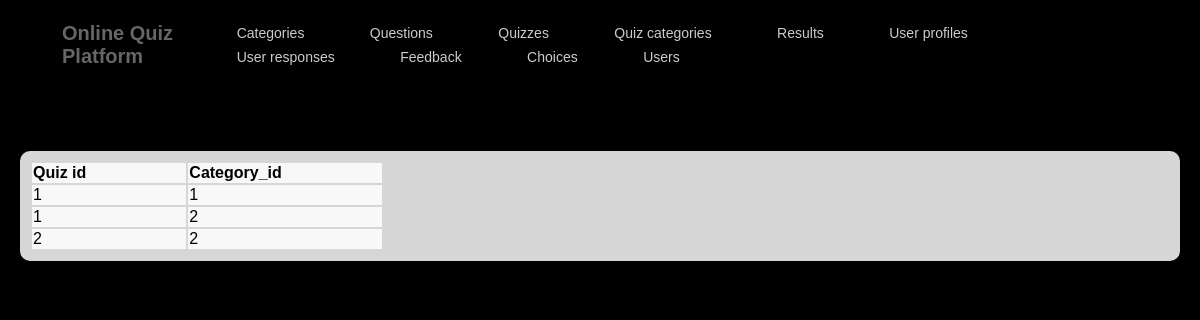
/quizcategories.php, run on the app's committed database.
### tables this page shows
CREATE TABLE `quizcategories` (
  `quiz_id` int(11) NOT NULL,
  `category_id` int(11) NOT NULL
);

### quizcategories.php (the view, shortened to what this page needs)
<!DOCTYPE html>
<html lang="en">
<head>
    <link rel="stylesheet" href="style.css">
</head>
<header>
        <nav>
            <div class="vertical-container">
                <div class="logo">
                    <p>Online Quiz Platform</p>
                </div>
            </div>
            <ul>
                <div class="vertical-container">
				<li><a href="index.php">Categories</a></li>
                    <li><a href="questions.php">Questions</a></li>
					<li><a href="quizzes.php">Quizzes</a></li>
                    <li><a href="quizcategories.php">Quiz categories </a></li>
                    <li><a href="results.php">Results</a></li>
                    <li><a href="userprofiles.php">User profiles</a></li>
                    <li><a href="userresponses.php">User responses</a></li>
                    <li><a href="feedback.php">Feedback</a></li>
                    <li><a href="choices.php">Choices</a></li>
                    <li><a href="users.php">Users</a></li>
            </ul>
        </nav>
    </header>
    <section>
		<h4><center>categories</center></h4>
		<div class="container">
		<table>
        <center>
			<thead>
				<tr>
				    <th>Quiz id</th>
				    <th>Category_id</th>
				</tr>
			</thead>
			<tbody>
				<?php
				$conn = mysqli_connect("localhost", "root", "", "online_quiz_platform");
				$sql = "SELECT * FROM quizcategories";
				$result = mysqli_query($conn, $sql);
				if (mysqli_num_rows($result) > 0) {
					while($row = mysqli_fetch_assoc($result)) {
						echo "<tr>";
						echo "<td>" . $row["quiz_id"] . "</td>";
						echo "<td>" . $row["category_id"] . "</td>";
						echo "</tr>";
					}
				} else {
					echo "<tr><td colspan='4'>No data available</td></tr>";
				}
				?>
			</tbody>
			</div>
</body>
</html>

### style.css (style rules this page uses)
p { color: #666; }
header { background-color: rgba(0, 0, 0, 0); padding: 2px; }
nav { display: flex; justify-content: space-between; align-items: center; margin-right: 20px; margin-left: 40px; padding: 0 20px; }
nav ul { list-style: none; margin: 0; padding: 0; }
nav li { display: inline-block; margin-right: 1px; padding: 3px 30px; position: relative; }
nav a { text-decoration: none; color: rgba(255, 255, 255, 0.8); font-size: 14px; }
nav li::after { content: ''; height: 3px; width: 0; background: #20dbbc; position: absolute; left: 0; bottom: -3px; transition: width 0.3s; }
.logo { font-size: 20px; color: rgb(6, 6, 6); font-weight: bold; }
th, td { padding-right: 100px; background-color: rgba(255, 255, 255, 0.84); }
.container { background-color: rgba(255, 255, 255, 0.84); padding: 10px; margin: 20px; border-radius: 10px; backdrop-filter: blur(3px); overflow: auto; transition: background-color 0.2s ease; }

### data on the page
quizcategories: quiz "1", category "1"
quizcategories: quiz "1", category "2"
quizcategories: quiz "2", category "2"
